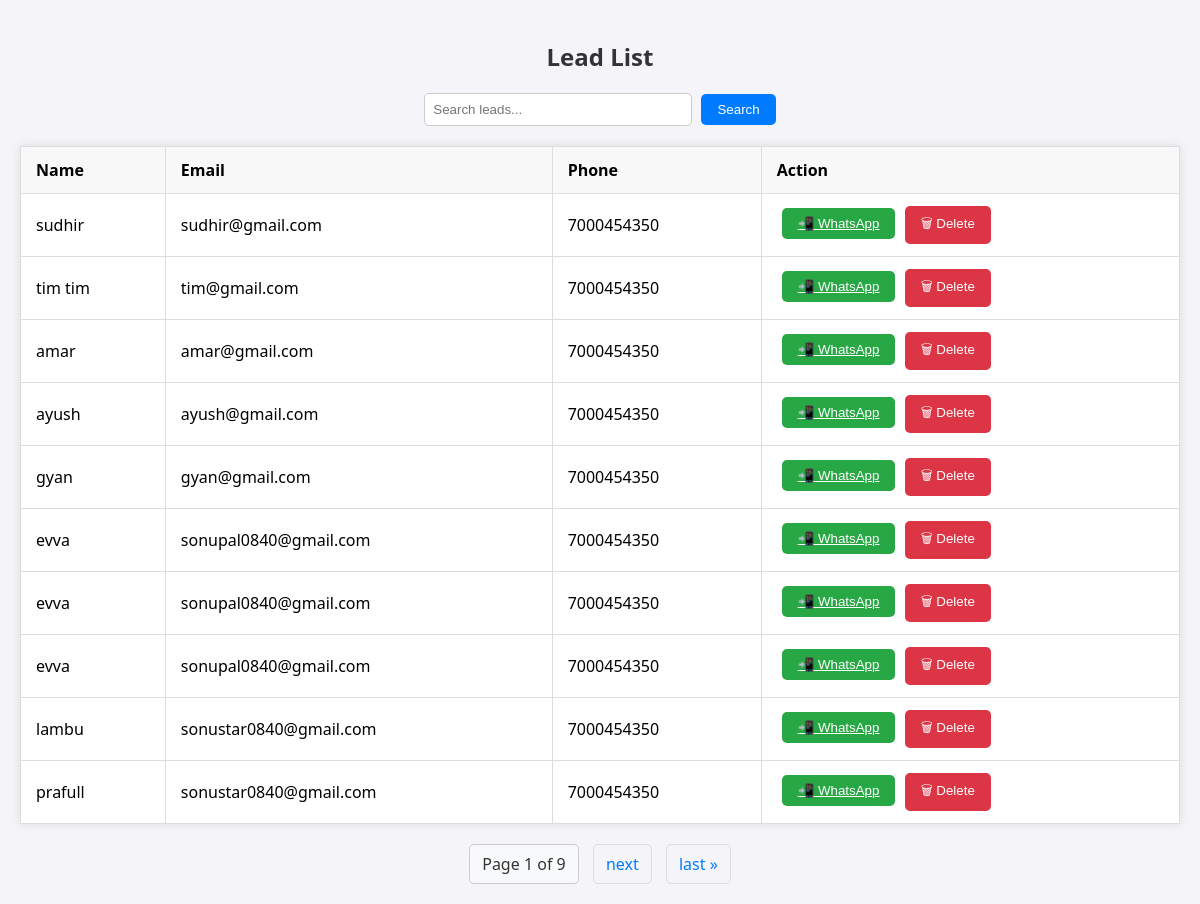
Page /leads/ on the earlier database version.
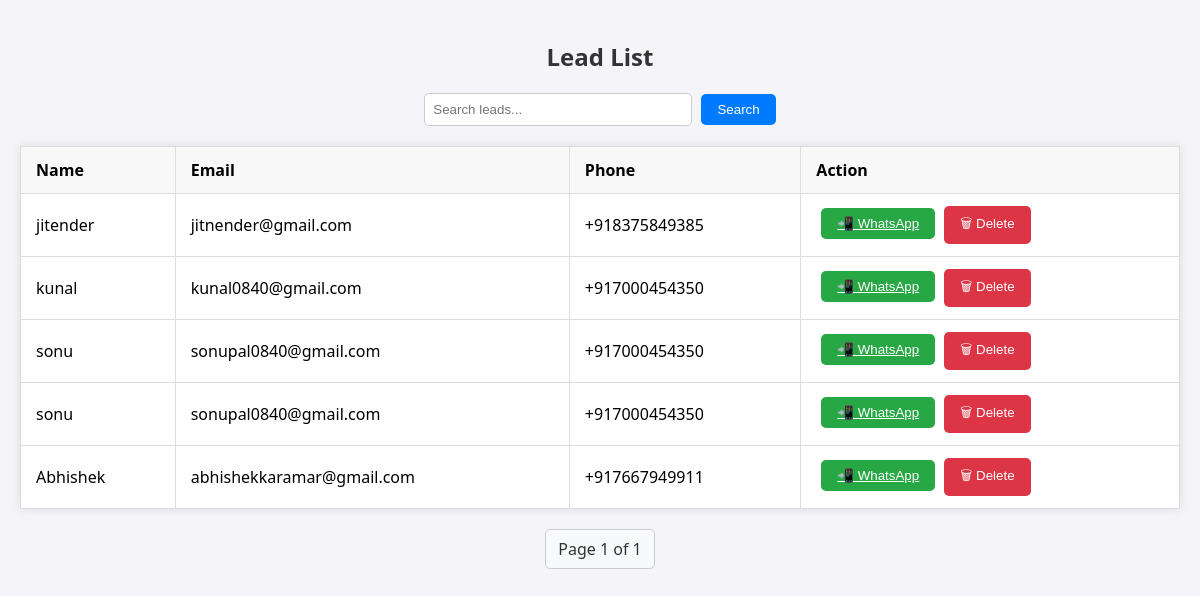
Same page on the later database version.
### leads/models.py (models this page shows, shortened)
class Lead(models.Model):
    name = models.CharField(max_length=100)
    email = models.EmailField()
    phone = models.CharField(max_length=15)
    interest = models.CharField(max_length=100)
    score = models.IntegerField(default=0)
    segment = models.CharField(max_length=50, blank=True, null=True)
    timestamp = models.DateTimeField(default=timezone.now)  # Timestamp field for when the lead is created

### leads/views.py (the view)
# urls.py: path('leads/', views.lead_list, name='lead_list'),
def lead_list(request):
    leads = Lead.objects.all()
    query = request.GET.get('q')
    if query:
        leads = leads.filter(
            Q(name__icontains=query) |
            Q(email__icontains=query) |
            Q(segment__icontains=query)
        )
    paginator = Paginator(leads, 10)
    page_number = request.GET.get('page')
    page_obj = paginator.get_page(page_number)
    return render(request, 'lead_list.html', {'page_obj': page_obj})

### templates/lead_list.html (shortened to what this page needs)
{% load static %}
<!DOCTYPE html>
<html lang="en">
<head>
    <link rel="stylesheet" href="{% static 'css/lead_list.css' %}">
</head>
<body>
    <div class="container">
        <h2>Lead List</h2>
        <form method="get" class="search-form">
            <input type="text" name="q" placeholder="Search leads..." value="{{ request.GET.q }}">
            <button type="submit" class="btn">Search</button>
        </form>
        <table class="lead-table">
            <thead>
                <tr>
                    <th>Name</th>
                    <th>Email</th>
                    <th>Phone</th>
                    <th>Action</th>
                </tr>
            </thead>
            <tbody>
                {% for lead in page_obj %}
                <tr>
                    <td>{{ lead.name }}</td>
                    <td>{{ lead.email }}</td>
                    <td>{{ lead.phone }}</td>
                    <td>
                        <form method="post" action="{% url 'send_whatsapp_message' lead.id %}" style="display:inline;">
                            <button type="submit" class="btn btn-success"><a href="https://wa.me/{{ lead.phone|urlencode }}?text=Hello%20{{ lead.name }},%20thank%20you%20for%20your%20interest!"
                                class="btn btn-success"
                                target="_blank">
                                📲 WhatsApp
                             </a></button>
                        </form>
                        <form method="post" action="{% url 'delete_lead' lead.id %}" style="display:inline;">
                            <button type="submit" class="btn btn-danger">🗑 Delete</button>
                        </form>
                    </td>
                </tr>
                {% empty %}
                <tr><td colspan="6">No leads found.</td></tr>
                {% endfor %}
            </tbody>
        </table>
        <div class="pagination">
            <span>Page {{ page_obj.number }} of {{ page_obj.paginator.num_pages }}</span>
            {% if page_obj.has_next %}
                <a href="?page={{ page_obj.next_page_number }}">next</a>
                <a href="?page={{ page_obj.paginator.num_pages }}">last &raquo;</a>
            {% endif %}
        </div>
    </div>
</body>
</html>

Differences in the rows shown:
removed Lead: name "sudhir", email "sudhir@gmail.com", phone "7000454350"
removed Lead: name "tim tim", email "tim@gmail.com", phone "7000454350"
removed Lead: name "amar", email "amar@gmail.com", phone "7000454350"
removed Lead: name "ayush", email "ayush@gmail.com", phone "7000454350"
removed Lead: name "gyan", email "gyan@gmail.com", phone "7000454350"
removed Lead: name "evva", email "sonupal0840@gmail.com", phone "7000454350"
removed Lead: name "evva", email "sonupal0840@gmail.com", phone "7000454350"
removed Lead: name "evva", email "sonupal0840@gmail.com", phone "7000454350"
removed Lead: name "lambu", email "sonustar0840@gmail.com", phone "7000454350"
removed Lead: name "prafull", email "sonustar0840@gmail.com", phone "7000454350"
now on this page (row unchanged): Lead: name "jitender", email "jitnender@gmail.com", phone "+918375849385"
added Lead: name "kunal", email "kunal0840@gmail.com", phone "+917000454350"
added Lead: name "sonu", email "sonupal0840@gmail.com", phone "+917000454350"
added Lead: name "sonu", email "sonupal0840@gmail.com", phone "+917000454350"
added Lead: name "Abhishek", email "abhishekkaramar@gmail.com", phone "+917667949911"
Other differences:
{{ page_obj.paginator.num_pages }}: "9" → "1"
text no longer shown: "next last »"
